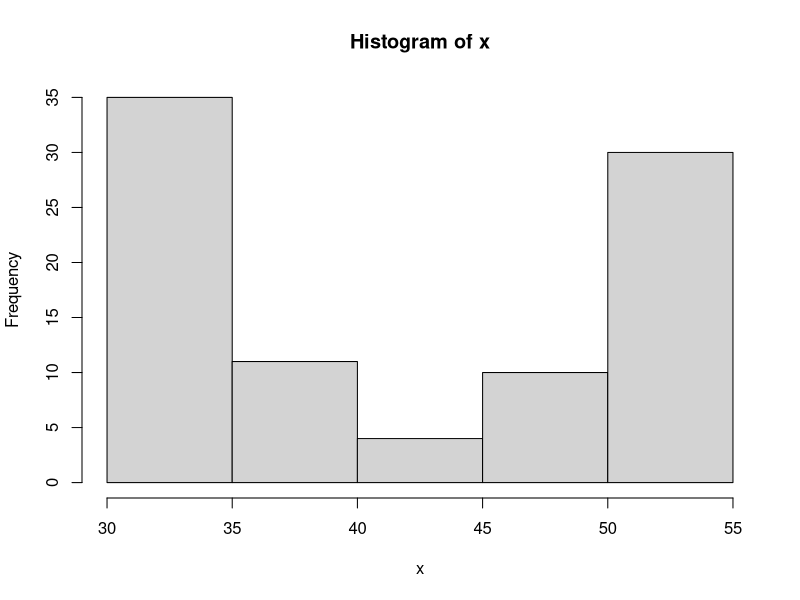

Write R code to recreate this figure.
## ---- chunk 1
type = sample(1:5,1) #uniform, bell, bimodal, skewright, skewleft
n = sample(c(60,70,75,80,90,100,110,120,125,130,150),1)
beta1 = c(1,5,0.2,0.5,2)[type]
beta2 = c(1,5,0.2,2,0.5)[type]
bottom = sample(seq(20,70,5),1)
width = sample(seq(5,30,5),1)
i = 1:n
x = rbeta(n,beta1,beta2)*width+bottom
myhist = hist(x,breaks=7)
brks = myhist$breaks
counts = myhist$counts

b1 = sample(brks[3:(length(brks)-1)],1)
n1 = sum(x<b1)
b2 = sample(brks[2:(length(brks)-2)],1)
n2 = sum(x>b2)
b3 = sort(sample(brks[2:(length(brks)-1)],2))
c3 = mean(b3)
r3 = (b3[2]-b3[1])/2
n3 = sum(abs(x-c3)<r3)
b4 = sort(sample(brks[2:(length(brks)-1)],2))
c4 = mean(b4)
r4 = (b4[2]-b4[1])/2
n4 = sum(abs(x-c4)>r4)

b5 = sample(brks[3:(length(brks)-1)],1)
n5 = sum(x<b5)
b6 = sample(brks[2:(length(brks)-2)],1)
n6 = sum(x>b6)
b7 = sort(sample(brks[2:(length(brks)-1)],2))
c7 = mean(b7)
r7 = (b7[2]-b7[1])/2
n7 = sum(abs(x-c7)<r7)
b8 = sort(sample(brks[2:(length(brks)-1)],2))
c8 = mean(b8)
r8 = (b8[2]-b8[1])/2
n8 = sum(abs(x-c8)>r8)

p1=signif(n1/n,4)
p2=signif(n2/n,4)
p3=signif(n3/n,4)
p4=signif(n4/n,4)
p5=signif(n5/n,4)
p6=signif(n6/n,4)
p7=signif(n7/n,4)
p8=signif(n8/n,4)

## ---- chunk 2
NN = length(counts)
Interval = paste(brks[1:NN],"to",brks[2:(NN+1)])
Frequency = counts
Relative_frequency = signif(counts/n,4)
Density = signif(counts/n/(brks[2]-brks[1]),4)
soltab = data.frame(Interval,Frequency,Relative_frequency,Density)
knitr::kable(soltab,format="html",table.attr='class="bordered-table"', align = "cccc",row.names=F)
